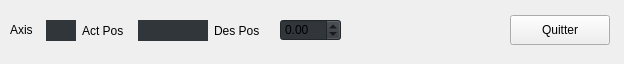
<?xml version="1.0" encoding="UTF-8"?>
<ui version="4.0">
 <class>ManualMotorControlDialog</class>
 <widget class="QWidget" name="ManualMotorControlDialog">
  <property name="geometry">
   <rect>
    <x>0</x>
    <y>0</y>
    <width>624</width>
    <height>64</height>
   </rect>
  </property>
  <property name="windowTitle">
   <string>Form</string>
  </property>
  <property name="styleSheet">
   <string notr="true"/>
  </property>
  <widget class="QWidget" name="horizontalLayoutWidget_2">
   <property name="geometry">
    <rect>
     <x>10</x>
     <y>10</y>
     <width>331</width>
     <height>41</height>
    </rect>
   </property>
   <layout class="QHBoxLayout" name="horizontalLayout_2">
    <item>
     <widget class="QLabel" name="p_label_profileX_title_4">
      <property name="minimumSize">
       <size>
        <width>30</width>
        <height>0</height>
       </size>
      </property>
      <property name="maximumSize">
       <size>
        <width>30</width>
        <height>16777215</height>
       </size>
      </property>
      <property name="text">
       <string>&lt;html&gt;&lt;head/&gt;&lt;body&gt;&lt;p&gt;Axis&lt;/p&gt;&lt;/body&gt;&lt;/html&gt;</string>
      </property>
     </widget>
    </item>
    <item>
     <widget class="QLineEdit" name="lineEdit_axis">
      <property name="maximumSize">
       <size>
        <width>30</width>
        <height>16777215</height>
       </size>
      </property>
      <property name="font">
       <font>
        <pointsize>12</pointsize>
        <weight>75</weight>
        <bold>true</bold>
       </font>
      </property>
      <property name="styleSheet">
       <string notr="true">color: CornflowerBlue;
border: none;
background: rgb(49, 54, 59);
</string>
      </property>
      <property name="alignment">
       <set>Qt::AlignCenter</set>
      </property>
      <property name="readOnly">
       <bool>true</bool>
      </property>
     </widget>
    </item>
    <item>
     <widget class="QLabel" name="p_label_profileY_centre_2">
      <property name="minimumSize">
       <size>
        <width>50</width>
        <height>0</height>
       </size>
      </property>
      <property name="maximumSize">
       <size>
        <width>50</width>
        <height>16777215</height>
       </size>
      </property>
      <property name="text">
       <string>Act Pos</string>
      </property>
     </widget>
    </item>
    <item>
     <widget class="QLineEdit" name="lineEdit_act_pos">
      <property name="minimumSize">
       <size>
        <width>70</width>
        <height>0</height>
       </size>
      </property>
      <property name="maximumSize">
       <size>
        <width>70</width>
        <height>16777215</height>
       </size>
      </property>
      <property name="font">
       <font>
        <pointsize>12</pointsize>
        <weight>75</weight>
        <bold>true</bold>
       </font>
      </property>
      <property name="styleSheet">
       <string notr="true">border: none;
color: CornflowerBlue;
background: rgb(49, 54, 59);
</string>
      </property>
      <property name="alignment">
       <set>Qt::AlignCenter</set>
      </property>
      <property name="readOnly">
       <bool>true</bool>
      </property>
     </widget>
    </item>
    <item>
     <widget class="QLabel" name="p_label_profileY_centre_7">
      <property name="minimumSize">
       <size>
        <width>60</width>
        <height>0</height>
       </size>
      </property>
      <property name="maximumSize">
       <size>
        <width>50</width>
        <height>16777215</height>
       </size>
      </property>
      <property name="text">
       <string>Des Pos</string>
      </property>
     </widget>
    </item>
    <item>
     <widget class="QDoubleSpinBox" name="doubleSpinBox_des_pos">
      <property name="styleSheet">
       <string notr="true">background: rgb(49, 54, 59);</string>
      </property>
      <property name="minimum">
       <double>-50.000000000000000</double>
      </property>
      <property name="maximum">
       <double>50.000000000000000</double>
      </property>
      <property name="singleStep">
       <double>1.000000000000000</double>
      </property>
     </widget>
    </item>
   </layout>
  </widget>
  <widget class="QWidget" name="horizontalLayoutWidget">
   <property name="geometry">
    <rect>
     <x>350</x>
     <y>10</y>
     <width>141</width>
     <height>41</height>
    </rect>
   </property>
   <layout class="QHBoxLayout" name="horizontalLayout">
    <property name="spacing">
     <number>0</number>
    </property>
    <item>
     <widget class="QPushButton" name="pushButton_start">
      <property name="minimumSize">
       <size>
        <width>24</width>
        <height>24</height>
       </size>
      </property>
      <property name="maximumSize">
       <size>
        <width>24</width>
        <height>24</height>
       </size>
      </property>
      <property name="styleSheet">
       <string notr="true">QPushButton {
background-image: url(:/images/start_button_25.png);
background-repeat: no-repeat; 
background-position: center;
border-style: raised; 
border-width: 0px;
}

QPushButton:pressed {
border-style: raised; 
border-width: 1px;
border-color: white;
}</string>
      </property>
      <property name="text">
       <string/>
      </property>
     </widget>
    </item>
    <item>
     <widget class="QPushButton" name="pushButton_stop">
      <property name="minimumSize">
       <size>
        <width>24</width>
        <height>24</height>
       </size>
      </property>
      <property name="maximumSize">
       <size>
        <width>24</width>
        <height>24</height>
       </size>
      </property>
      <property name="styleSheet">
       <string notr="true">QPushButton {
background-image: url(:/images/stop_button_25x25.png);
background-repeat: no-repeat; 
background-position: center;
border-style: raised; 
border-width: 0px;
}

QPushButton:pressed {
border-style: raised; 
border-width: 1px;
border-color: white;
}</string>
      </property>
      <property name="text">
       <string/>
      </property>
     </widget>
    </item>
    <item>
     <widget class="QPushButton" name="pushButton_zero">
      <property name="minimumSize">
       <size>
        <width>25</width>
        <height>25</height>
       </size>
      </property>
      <property name="maximumSize">
       <size>
        <width>25</width>
        <height>25</height>
       </size>
      </property>
      <property name="styleSheet">
       <string notr="true">QPushButton {
background-image: url(:/images/zero_button_25x25.png);
background-repeat: no-repeat; 
background-position: center;
border-style: raised; 
border-width: 0px;
}

QPushButton:pressed {
border-style: raised; 
border-width: 1px;
border-color: white;
}</string>
      </property>
      <property name="text">
       <string/>
      </property>
     </widget>
    </item>
   </layout>
  </widget>
  <widget class="QPushButton" name="pushButton_close">
   <property name="geometry">
    <rect>
     <x>510</x>
     <y>15</y>
     <width>100</width>
     <height>30</height>
    </rect>
   </property>
   <property name="text">
    <string>Quitter</string>
   </property>
  </widget>
 </widget>
 <resources/>
 <connections/>
</ui>
